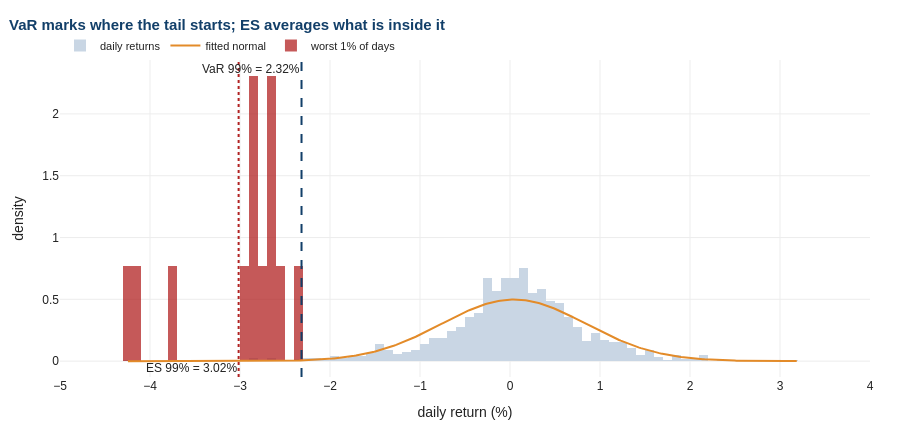

Notebook source saved alongside this figure:
### Markdown cell above
Read those two blocks against each other. The historical numbers are noticeably larger than
the Gaussian ones at 99% — the empirical distribution has more weight in the left tail than
a normal distribution fitted to the same data. We quantify that gap properly in Section 3.

Let us look at the distribution the numbers are summarising.

### Code cell
var99 = a6.var_hist(portfolio, 0.99)
es99 = a6.es_hist(portfolio, 0.99)
x = portfolio * 100

fig = go.Figure()
fig.add_trace(go.Histogram(x=x, nbinsx=120, name="daily returns",
                           marker_color="#C9D6E4", histnorm="probability density"))

grid = np.linspace(x.min(), x.max(), 400)
fig.add_trace(go.Scatter(x=grid, y=stats.norm.pdf(grid, x.mean(), x.std()),
                         name="fitted normal", line=dict(color=a6.ORANGE, width=2)))

tail = x[x <= -var99 * 100]
fig.add_trace(go.Histogram(x=tail, nbinsx=30, name="worst 1% of days",
                           marker_color=a6.RED, opacity=0.75,
                           histnorm="probability density"))

fig.add_vline(x=-var99 * 100, line=dict(color=a6.NAVY, width=2, dash="dash"),
              annotation_text=f"VaR 99% = {var99*100:.2f}%", annotation_position="top left")
fig.add_vline(x=-es99 * 100, line=dict(color=a6.RED, width=2, dash="dot"),
              annotation_text=f"ES 99% = {es99*100:.2f}%", annotation_position="bottom left")

a6.style(fig, title="VaR marks where the tail starts; ES averages what is inside it",
         xtitle="daily return (%)", ytitle="density", height=430)
fig.update_layout(barmode="overlay", xaxis_range=[-5, 4])
fig.show()

### Figure 1 — Plotly figure (JSON) as saved in the notebook; plotly's stock layout.template omitted (floating-point values rounded to 4 significant figures; data arrays with more than 128 entries replaced by an {"elided": "..."} marker saying what was removed)
{"data": [{"histnorm": "probability density", "marker": {"color": "#C9D6E4"}, "name": "daily returns", "nbinsx": 120, "type": "histogram", "x": {"elided": "1258 float values"}}, {"line": {"color": "#E38B29", "width": 2}, "name": "fitted normal", "type": "scatter", "x": {"elided": "400 float values"}, "y": {"elided": "400 float values"}}, {"histnorm": "probability density", "marker": {"color": "#B22222"}, "name": "worst 1% of days", "nbinsx": 30, "opacity": 0.75, "type": "histogram", "x": [-2.845, -2.694, -2.598, -2.857, -4.245, -2.9, -2.816, -2.656, -2.328, -4.148, -2.608, -2.753, -3.751]}], "layout": {"annotations": [{"showarrow": false, "text": "VaR 99% = 2.32%", "x": -2.316, "xanchor": "right", "xref": "x", "y": 1, "yanchor": "top", "yref": "y domain"}, {"showarrow": false, "text": "ES 99% = 3.02%", "x": -3.015, "xanchor": "right", "xref": "x", "y": 0, "yanchor": "bottom", "yref": "y domain"}], "barmode": "overlay", "colorway": ["#123F69", "#E38B29", "#8A8A8A", "#2E7D7B", "#B22222"], "font": {"color": "#222222", "family": "Helvetica, Arial, sans-serif", "size": 12}, "height": 430, "hovermode": "x unified", "legend": {"font": {"size": 11}, "orientation": "h", "x": 0, "xanchor": "left", "y": 1, "yanchor": "bottom"}, "margin": {"b": 50, "l": 60, "r": 30, "t": 60}, "shapes": [{"line": {"color": "#123F69", "dash": "dash", "width": 2}, "type": "line", "x0": -2.316, "x1": -2.316, "xref": "x", "y0": 0, "y1": 1, "yref": "y domain"}, {"line": {"color": "#B22222", "dash": "dot", "width": 2}, "type": "line", "x0": -3.015, "x1": -3.015, "xref": "x", "y0": 0, "y1": 1, "yref": "y domain"}], "title": {"font": {"color": "#123F69", "size": 15}, "text": "<b>VaR marks where the tail starts; ES averages what is inside it</b>", "x": 0.01}, "xaxis": {"gridcolor": "#EDEDED", "range": [-5, 4], "showgrid": true, "title": {"text": "daily return (%)"}, "zeroline": false}, "yaxis": {"gridcolor": "#EDEDED", "showgrid": true, "title": {"text": "density"}, "zeroline": false}}}
